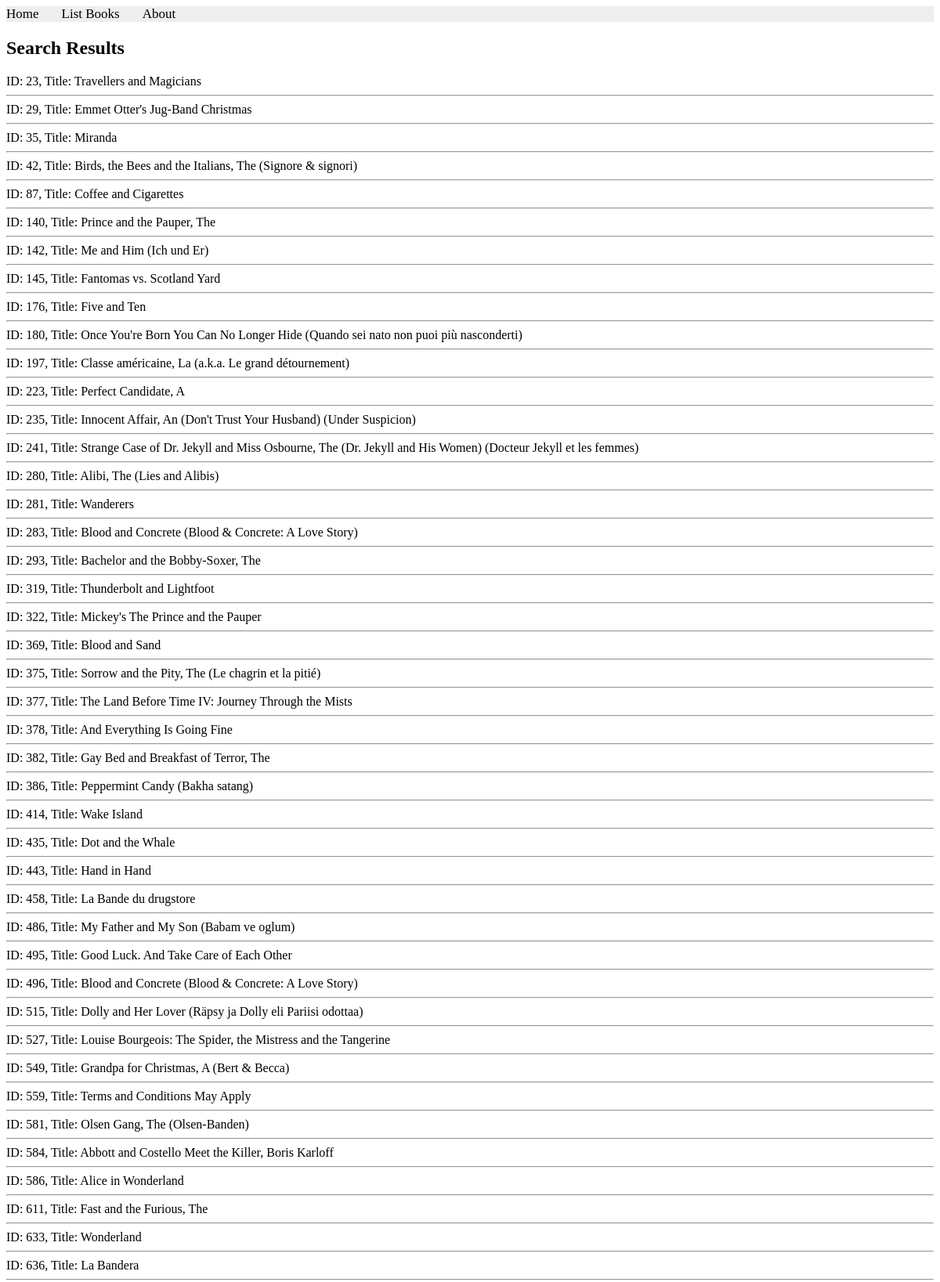
The page /books/simple/query (upper part) on the database its author committed.
### apps/bookmodule/models.py (models this page shows)
class Book(models.Model):
    title = models.CharField(max_length = 50)
    author = models.CharField(max_length = 50)
    price = models.FloatField(default = 0.0)
    edition = models.SmallIntegerField(default = 1)

### apps/bookmodule/views.py (the view)
# urls.py: path('simple/query', views.simple_query, name='simple_query'),
def simple_query(request):
    mybooks=Book.objects.filter(title__icontains='and') # <- multiple objects
    return render(request, 'bookmodule/bookList.html', {'books':mybooks})

### apps/templates/bookmodule/booklist.html (shortened to what this page needs)
{% extends "layouts/base.html" %}
{% load static %}
{% block content %}
<h2>Search Results</h2>
    {% if books %}
        {% for obj in books %}
            ID: {{obj.id}}, Title: {{obj.title}}
            <hr>
        {% endfor %}
    {% else %}
        <p>No books found.</p>
    {% endif %}
{% endblock content %}

### apps/templates/layouts/base.html (shortened to what this page needs)
<!DOCTYPE html>
<html>
{% load static %}
<head>
  <link rel="stylesheet" href="{% static 'styles.css' %}">
  <link rel="stylesheet" href="https://cdnjs.cloudflare.com/ajax/libs/font-awesome/4.7.0/css/font-awesome.min.css">
</head>
<body>
    {% include "includes/header.html" %}
    {% block content %} {% endblock content %}
</body>
</html>

### apps/templates/includes/header.html
{% with request.resolver_match.url_name as url_name %}
<div class="topnav">
    <a class="{% if url_name == 'books.index' %}active{% endif %}" href="{% url "books.index" %}">Home</a>
    <a class="{% if url_name == 'books.list_books' %}active{% endif %}" href="{% url "books.list_books" %}">List Books</a>
    <a class="{% if url_name == 'books.aboutus' %}active{% endif %}" href="{% url "books.aboutus" %}">About</a>
</div>
{% endwith %}

### apps/static/styles.css (style rules this page uses)
.topnav { background-color: #eeeeee; width: 100%; }
.topnav a { color: #000000; text-align: center; margin-right: 25px; text-decoration: none; font-size: 17px; }

### rows shown on the page
Book: id "23", title "Travellers and Magicians"
Book: id "29", title "Emmet Otter's Jug-Band Christmas"
Book: id "35", title "Miranda"
Book: id "42", title "Birds, the Bees and the Italians, The (Signore & signori)"
Book: id "87", title "Coffee and Cigarettes"
Book: id "140", title "Prince and the Pauper, The"
Book: id "142", title "Me and Him (Ich und Er)"
Book: id "145", title "Fantomas vs. Scotland Yard"
Book: id "176", title "Five and Ten"
Book: id "180", title "Once You're Born You Can No Longer Hide (Quando sei nato non puoi più nasconderti)"
Book: id "197", title "Classe américaine, La (a.k.a. Le grand détournement)"
Book: id "223", title "Perfect Candidate, A"
Book: id "235", title "Innocent Affair, An (Don't Trust Your Husband) (Under Suspicion)"
Book: id "241", title "Strange Case of Dr. Jekyll and Miss Osbourne, The (Dr. Jekyll and His Women) (Docteur Jekyll et les femmes)"
Book: id "280", title "Alibi, The (Lies and Alibis)"
Book: id "281", title "Wanderers"
Book: id "283", title "Blood and Concrete (Blood & Concrete: A Love Story)"
Book: id "293", title "Bachelor and the Bobby-Soxer, The"
Book: id "319", title "Thunderbolt and Lightfoot"
Book: id "322", title "Mickey's The Prince and the Pauper"
Book: id "369", title "Blood and Sand"
Book: id "375", title "Sorrow and the Pity, The (Le chagrin et la pitié)"
Book: id "377", title "The Land Before Time IV: Journey Through the Mists"
Book: id "378", title "And Everything Is Going Fine"
Book: id "382", title "Gay Bed and Breakfast of Terror, The"
Book: id "386", title "Peppermint Candy (Bakha satang)"
Book: id "414", title "Wake Island"
Book: id "435", title "Dot and the Whale"
Book: id "443", title "Hand in Hand"
Book: id "458", title "La Bande du drugstore"
Book: id "486", title "My Father and My Son (Babam ve oglum)"
Book: id "495", title "Good Luck. And Take Care of Each Other"
Book: id "496", title "Blood and Concrete (Blood & Concrete: A Love Story)"
Book: id "515", title "Dolly and Her Lover (Räpsy ja Dolly eli Pariisi odottaa)"
Book: id "527", title "Louise Bourgeois: The Spider, the Mistress and the Tangerine"
Book: id "549", title "Grandpa for Christmas, A (Bert & Becca)"
Book: id "559", title "Terms and Conditions May Apply"
Book: id "581", title "Olsen Gang, The (Olsen-Banden)"
Book: id "584", title "Abbott and Costello Meet the Killer, Boris Karloff"
Book: id "586", title "Alice in Wonderland"
Book: id "611", title "Fast and the Furious, The"
Book: id "633", title "Wonderland"
Book: id "636", title "La Bandera"
